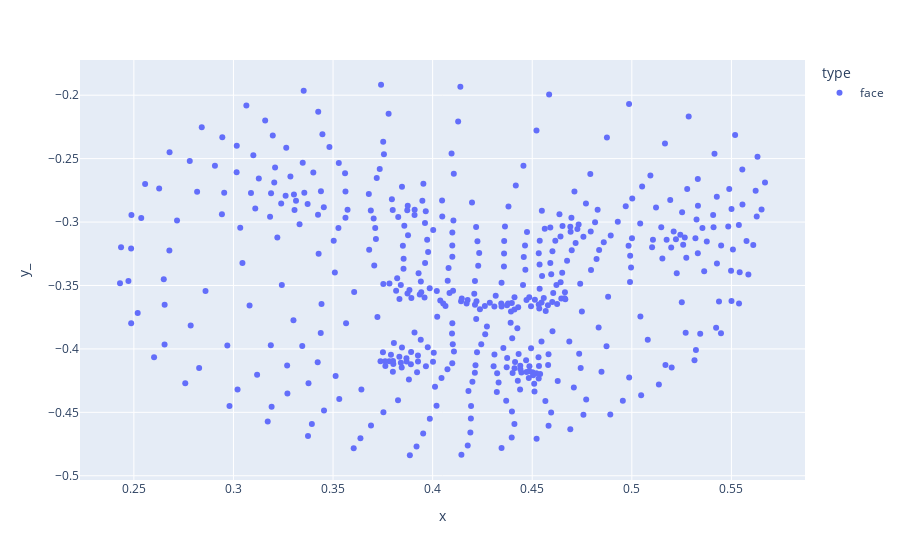

Write notebook code for a chart like this one.
### Code cell
example_landmark["y_"] = example_landmark["y"] * -1
example_frame = example_landmark.query("frame == 25 and type== 'face'")
px.scatter(example_frame, x="x", y="y_", color="type")

### Figure 1 — Plotly figure (JSON) as saved in the notebook; plotly's stock layout.template omitted (floating-point values rounded to 4 significant figures; data arrays with more than 128 entries replaced by an {"elided": "..."} marker saying what was removed)
{"data": [{"hovertemplate": "type=face<br>x=%{x}<br>y_=%{y}<extra></extra>", "legendgroup": "face", "marker": {"color": "#636efa", "symbol": "circle"}, "mode": "markers", "name": "face", "orientation": "v", "showlegend": true, "type": "scatter", "x": {"elided": "468 float values"}, "xaxis": "x", "y": {"elided": "468 float values"}, "yaxis": "y"}], "layout": {"legend": {"title": {"text": "type"}, "tracegroupgap": 0}, "margin": {"t": 60}, "xaxis": {"anchor": "y", "domain": [0, 1], "title": {"text": "x"}}, "yaxis": {"anchor": "x", "domain": [0, 1], "title": {"text": "y_"}}}}
